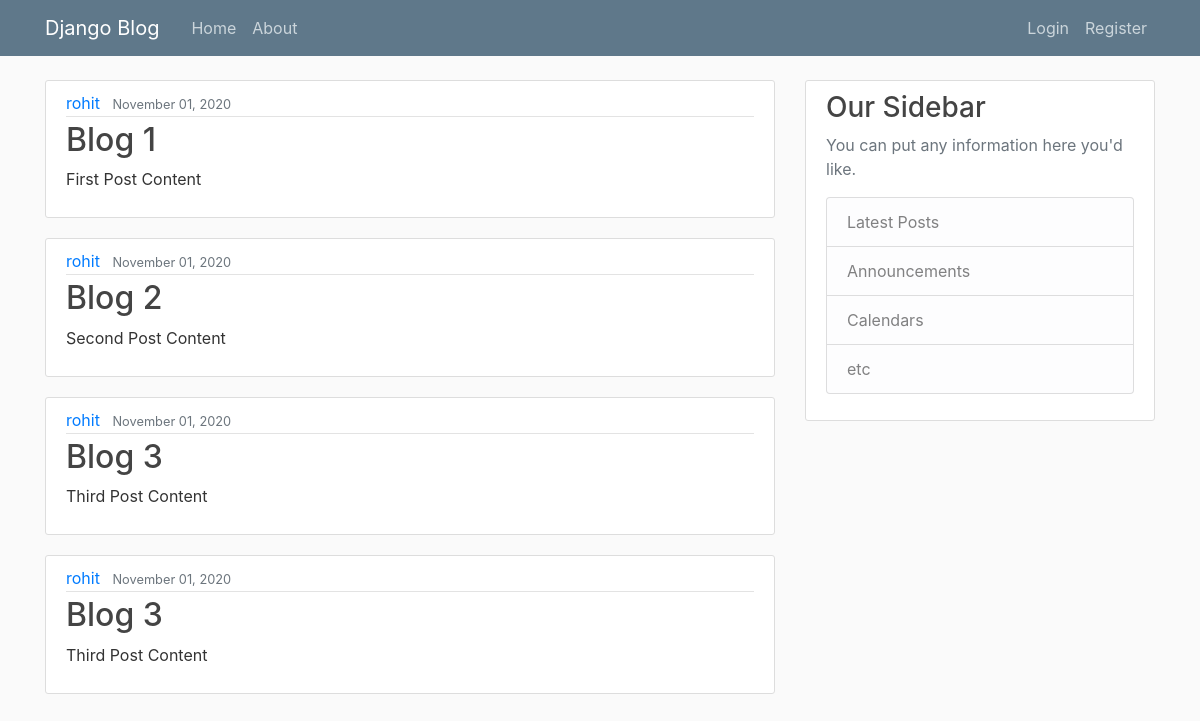
The app's page /, older data.
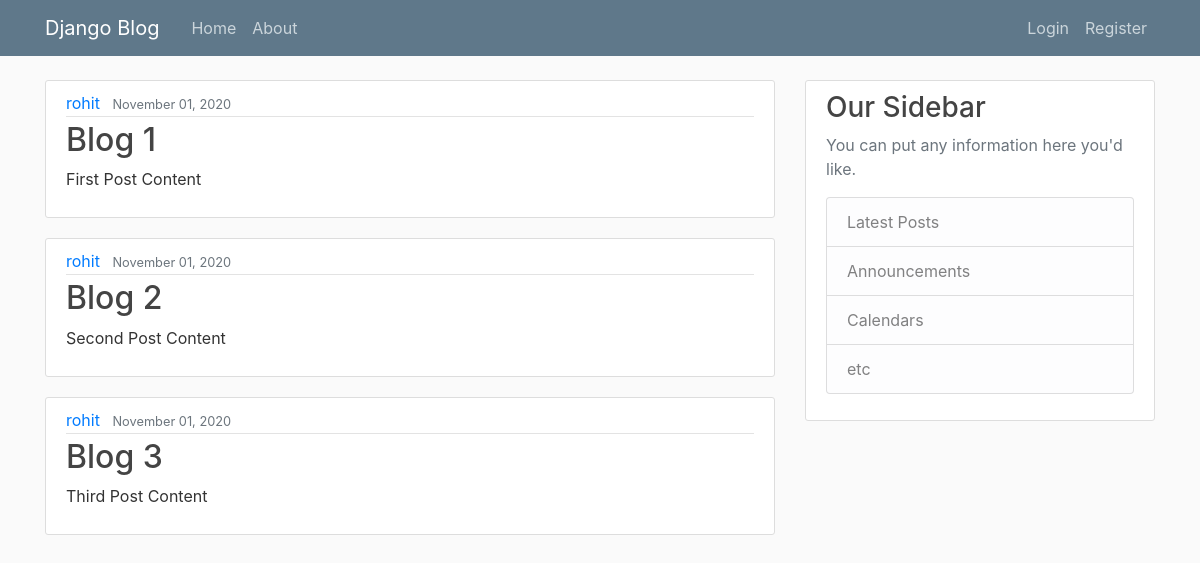
The same page, newer data.
### blog/models.py (models this page shows, shortened)
class Post(models.Model):
    title = models.CharField(max_length=100)
    content = models.TextField()
    date_posted = models.DateTimeField(default=timezone.now)
    aurthor = models.ForeignKey(User, on_delete=models.CASCADE)

### blog/views.py (the view)
# urls.py: path('', views.home, name='blog-home'),
def home(request):
    context = {
        'posts': Post.objects.all()
    }
    return render(request, 'blog/home.html',context)

### blog/templates/blog/home.html
{% extends 'blog/base.html' %}
{% block content %}
{% for post in posts %}
    <article class="media content-section">
        <div class="media-body">
        <div class="article-metadata">
            <a class="mr-2" href="#">{{ post.aurthor }}</a>
            <small class="text-muted">{{ post.date_posted|date:"F d, Y" }}</small>
        </div>
        <h2><a class="article-title" href="#">{{ post.title }}</a></h2>
        <p class="article-content">{{ post.content }}</p>
        </div>
    </article>
{% endfor %}
{% endblock content %}

Row changes from the older to the newer data that the page shows:
removed Post: aurthor "rohit", date_posted "November 01, 2020", title "Blog 3", content "Third Post Content"
